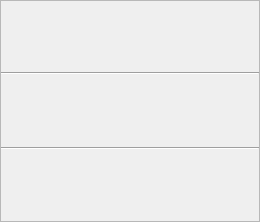
<?xml version="1.0" encoding="UTF-8"?>
<ui version="4.0">
 <class>ResultDialog</class>
 <widget class="QDialog" name="ResultDialog">
  <property name="geometry">
   <rect>
    <x>0</x>
    <y>0</y>
    <width>260</width>
    <height>222</height>
   </rect>
  </property>
  <property name="windowTitle">
   <string>Результат</string>
  </property>
  <layout class="QGridLayout" name="gridLayout">
   <property name="leftMargin">
    <number>0</number>
   </property>
   <property name="topMargin">
    <number>0</number>
   </property>
   <property name="rightMargin">
    <number>0</number>
   </property>
   <property name="bottomMargin">
    <number>0</number>
   </property>
   <property name="spacing">
    <number>0</number>
   </property>
   <item row="0" column="0">
    <widget class="QFrame" name="frame">
     <property name="frameShape">
      <enum>QFrame::StyledPanel</enum>
     </property>
     <property name="frameShadow">
      <enum>QFrame::Plain</enum>
     </property>
     <layout class="QGridLayout" name="gridLayout_2">
      <property name="leftMargin">
       <number>0</number>
      </property>
      <property name="topMargin">
       <number>0</number>
      </property>
      <property name="rightMargin">
       <number>0</number>
      </property>
      <property name="bottomMargin">
       <number>0</number>
      </property>
      <property name="spacing">
       <number>0</number>
      </property>
      <item row="0" column="0">
       <widget class="QLabel" name="sourceLabel">
        <property name="text">
         <string/>
        </property>
        <property name="alignment">
         <set>Qt::AlignCenter</set>
        </property>
        <property name="wordWrap">
         <bool>true</bool>
        </property>
       </widget>
      </item>
      <item row="1" column="0">
       <widget class="Line" name="recognizeLine">
        <property name="orientation">
         <enum>Qt::Horizontal</enum>
        </property>
       </widget>
      </item>
      <item row="2" column="0">
       <widget class="QLabel" name="recognizeLabel">
        <property name="text">
         <string/>
        </property>
        <property name="alignment">
         <set>Qt::AlignCenter</set>
        </property>
        <property name="wordWrap">
         <bool>true</bool>
        </property>
       </widget>
      </item>
      <item row="3" column="0">
       <widget class="Line" name="translateLine">
        <property name="orientation">
         <enum>Qt::Horizontal</enum>
        </property>
       </widget>
      </item>
      <item row="4" column="0">
       <widget class="QLabel" name="translateLabel">
        <property name="text">
         <string/>
        </property>
        <property name="alignment">
         <set>Qt::AlignCenter</set>
        </property>
        <property name="wordWrap">
         <bool>true</bool>
        </property>
       </widget>
      </item>
     </layout>
    </widget>
   </item>
  </layout>
 </widget>
 <resources/>
 <connections/>
</ui>
